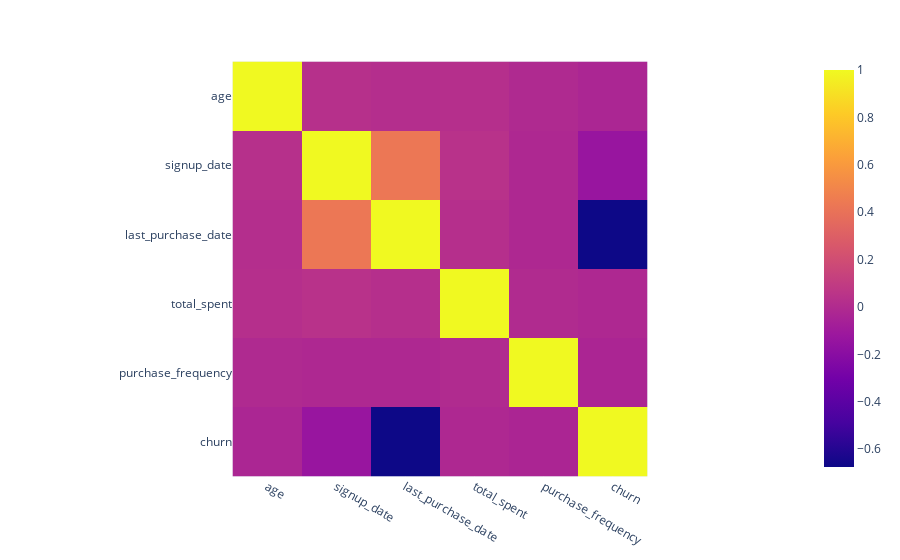

The code cell stored with this chart in its notebook:
### Markdown cell above
## FEATURE RELATIONSHIP

### Code cell
num_df = customer.select_dtypes(exclude="object")
px.imshow(num_df.corr())

### Figure 1 — Plotly figure (JSON) as saved in the notebook; plotly's stock layout.template omitted (floating-point values rounded to 4 significant figures)
{"data": [{"coloraxis": "coloraxis", "hovertemplate": "x: %{x}<br>y: %{y}<br>color: %{z}<extra></extra>", "name": "0", "type": "heatmap", "x": ["age", "signup_date", "last_purchase_date", "total_spent", "purchase_frequency", "churn"], "xaxis": "x", "y": ["age", "signup_date", "last_purchase_date", "total_spent", "purchase_frequency", "churn"], "yaxis": "y", "z": [[1.0, 0.02782, 0.01631, 0.02268, -0.00708, -0.03199], [0.02782, 1.0, 0.4284, 0.04188, -0.01659, -0.1367], [0.01631, 0.4284, 1.0, 0.02133, -0.01689, -0.6753], [0.02268, 0.04188, 0.02133, 1.0, -0.00316, -0.01534], [-0.00708, -0.01659, -0.01689, -0.00316, 1.0, -0.03466], [-0.03199, -0.1367, -0.6753, -0.01534, -0.03466, 1.0]]}], "layout": {"coloraxis": {"colorscale": [[0, "#0d0887"], [0.1111, "#46039f"], [0.2222, "#7201a8"], [0.3333, "#9c179e"], [0.4444, "#bd3786"], [0.5556, "#d8576b"], [0.6667, "#ed7953"], [0.7778, "#fb9f3a"], [0.8889, "#fdca26"], [1, "#f0f921"]]}, "margin": {"t": 60}, "xaxis": {"anchor": "y", "constrain": "domain", "domain": [0, 1], "scaleanchor": "y"}, "yaxis": {"anchor": "x", "autorange": "reversed", "constrain": "domain", "domain": [0, 1]}}}
